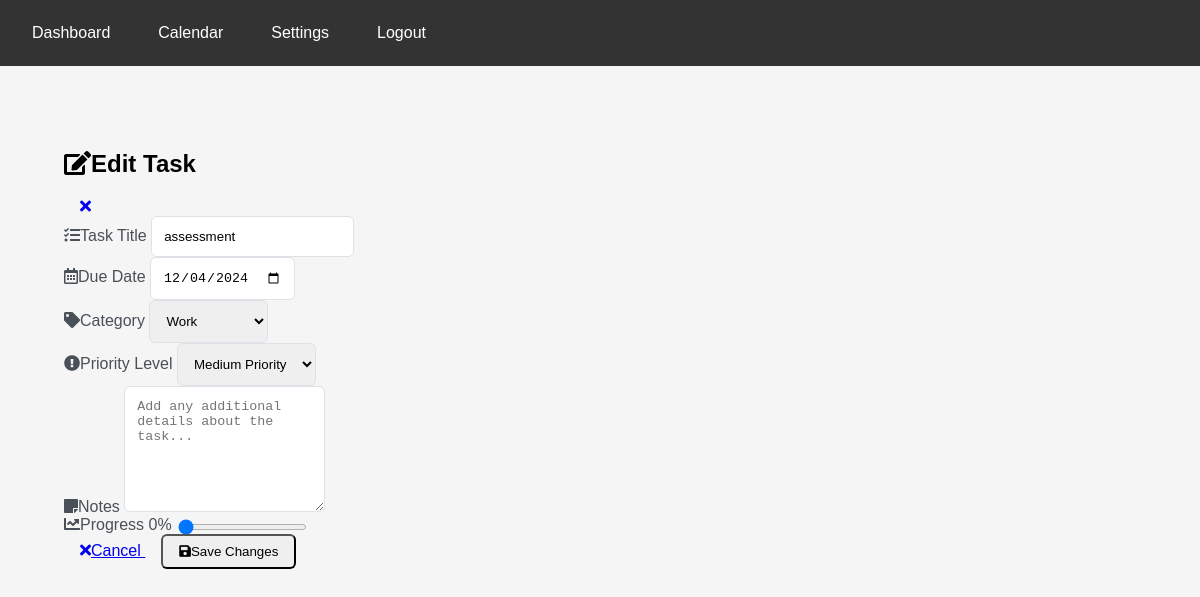
Screenshot of /edit_task/2 (signed in) with the database file from the repository.
### tables this page shows
CREATE TABLE todos (
                id INTEGER PRIMARY KEY AUTOINCREMENT,
                user_id INTEGER NOT NULL,
                task TEXT NOT NULL,
                due_date TEXT NOT NULL,
                done BOOLEAN NOT NULL DEFAULT 0, category_id INTEGER 
            REFERENCES categories(id), category TEXT DEFAULT 'General', notes TEXT DEFAULT '', custom_color TEXT DEFAULT NULL, importance TEXT DEFAULT 'medium', progress INTEGER DEFAULT 0,
                FOREIGN KEY (user_id) REFERENCES users (id)
            );

### app.py (the view, shortened to what this page needs)
@app.route("/edit_task/<int:task_id>", methods=["GET", "POST"])
def edit_task(task_id):
    if 'user_id' not in session:
        flash("Please login first!", "error")
        return redirect(url_for("login"))
    conn = sqlite3.connect(DB_PATH)
    cursor = conn.cursor()
    cursor.execute("""
        SELECT task, due_date, category, notes, importance, progress
        FROM todos
        WHERE id = ? AND user_id = ?
    """, (task_id, session['user_id']))
    task = cursor.fetchone()
    conn.close()
    if task is None:
        flash("Task not found!", "error")
        return redirect(url_for("dashboard"))
    task_data = {
        "id": task_id,
        "task": task[0],
        "due_date": task[1],
        "category": task[2],
        "notes": task[3],
        "importance": task[4],
        "progress": task[5]
    }
    return render_template("edit_task.html", task=task_data)

### templates/edit_task.html (shortened to what this page needs)
{% extends "base.html" %}
{% block content %}
<div class="container mt-4">
    <div class="card shadow-sm">
        <div class="card-header bg-primary text-white d-flex justify-content-between align-items-center">
            <h2 class="mb-0">
                <i class="fas fa-edit me-2"></i>Edit Task
            </h2>
            <a href="{{ url_for('dashboard') }}" class="btn btn-light btn-sm">
                <i class="fas fa-times"></i>
            </a>
        </div>
        <div class="card-body">
            <form method="POST" class="needs-validation" novalidate>
                <div class="row">
                    <div class="col-md-8 mb-3">
                        <label for="todo_task" class="form-label">
                            <i class="fas fa-tasks me-1"></i>Task Title
                        </label>
                        <input type="text"
                               class="form-control form-control-lg"
                               id="todo_task"
                               name="todo_task"
                               value="{{ task.task }}"
                               required>
                    </div>
                    <div class="col-md-4 mb-3">
                        <label for="due_date" class="form-label">
                            <i class="far fa-calendar-alt me-1"></i>Due Date
                        </label>
                        <input type="date"
                               class="form-control"
                               id="due_date"
                               name="due_date"
                               value="{{ task.due_date }}"
                               required>
                    </div>
                </div>
                <div class="row">
                    <div class="col-md-6 mb-3">
                        <label for="category" class="form-label">
                            <i class="fas fa-tag me-1"></i>Category
                        </label>
                        <select class="form-select" id="category" name="category" required>
                            <option value="Work" {% if task.category == 'Work' %}selected{% endif %}>Work</option>
                        </select>
                    </div>
                    <div class="col-md-6 mb-3">
                        <label for="importance" class="form-label">
                            <i class="fas fa-exclamation-circle me-1"></i>Priority Level
                        </label>
                        <select class="form-select" id="importance" name="importance" required>
                            <option value="medium" {% if task.importance == 'medium' %}selected{% endif %}>
                                <i class="fas fa-minus"></i> Medium Priority
                            </option>
                        </select>
                    </div>
                </div>
                <div class="mb-3">
                    <label for="notes" class="form-label">
                        <i class="fas fa-sticky-note me-1"></i>Notes
                    </label>
                    <textarea class="form-control"
                              id="notes"
                              name="notes"
                              rows="4"
                              placeholder="Add any additional details about the task...">{{ task.notes }}</textarea>
                </div>
                <div class="mb-4">
                    <label for="progress" class="form-label d-flex justify-content-between">
                        <span><i class="fas fa-chart-line me-1"></i>Progress</span>
                        <span class="badge bg-primary" id="progressValue">{{ task.progress }}%</span>
                    </label>
                    <input type="range"
                           class="form-range custom-range"
                           id="progress"
                           name="progress"
                           min="0"
                           max="100"
                           value="{{ task.progress }}">
                </div>
                <div class="d-flex justify-content-end gap-2">
                    <a href="{{ url_for('dashboard') }}" class="btn btn-secondary">
                        <i class="fas fa-times me-1"></i>Cancel
                    </a>
                    <button type="submit" class="btn btn-primary">
                        <i class="fas fa-save me-1"></i>Save Changes
                    </button>
                </div>
            </form>
        </div>
    </div>
</div>
{% endblock %}

### templates/edit_task.html (style rules this page uses)
.card { border: none; border-radius: 10px; }
.card-header { border-radius: 10px 10px 0 0 !important; }
.custom-range { height: 6px; border-radius: 3px; }
.form-control, .form-select { border: 1px solid #dee2e6; border-radius: 6px; padding: 0.75rem; }
.btn { padding: 0.5rem 1rem; border-radius: 6px; font-weight: 500; }
.form-label { font-weight: 500; color: #495057; }
textarea { resize: vertical; min-height: 100px; }

### templates/base.html (style rules this page uses)
body { margin: 0; padding: 0; font-family: Arial, sans-serif; background-color: #f5f5f5; }
.container { max-width: 1200px; margin: 0 auto; padding: 2rem; }

### rows the page displays
todos: todo_task "assessment", due_date "12/04/2024", importance "Medium Priority", progress "0"
